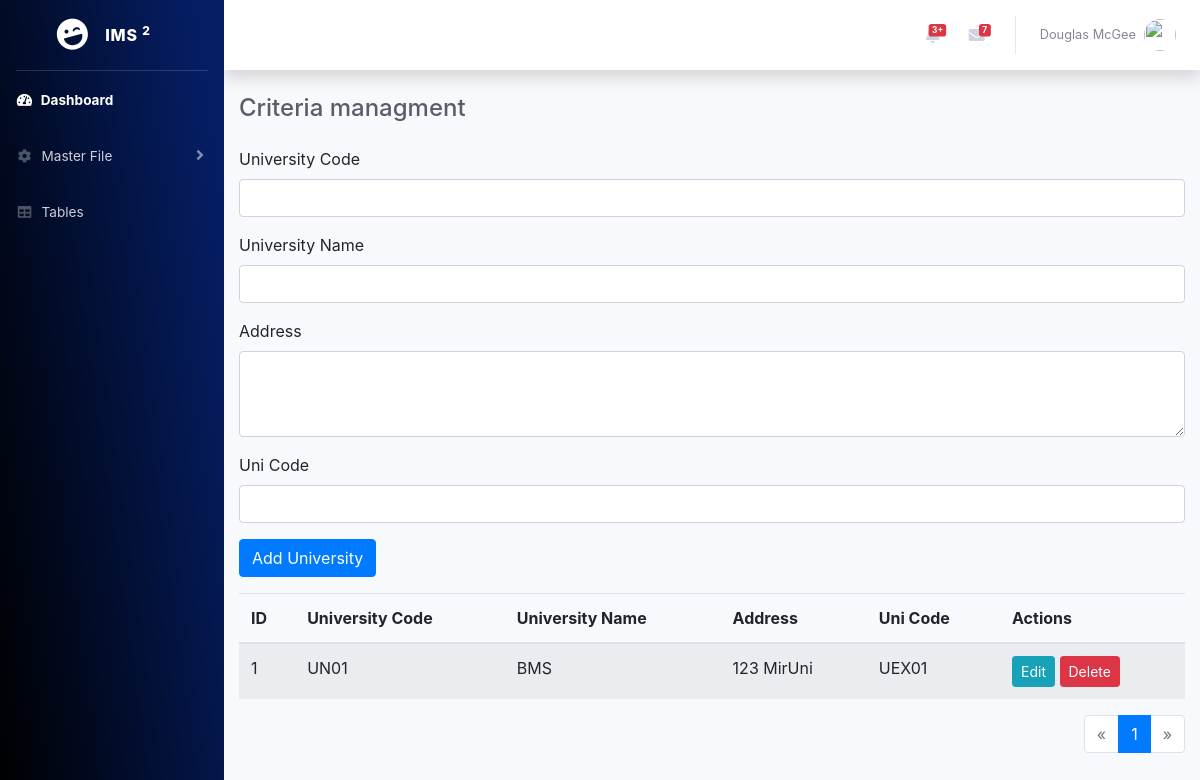
The app's page /create_universities.php, older data.
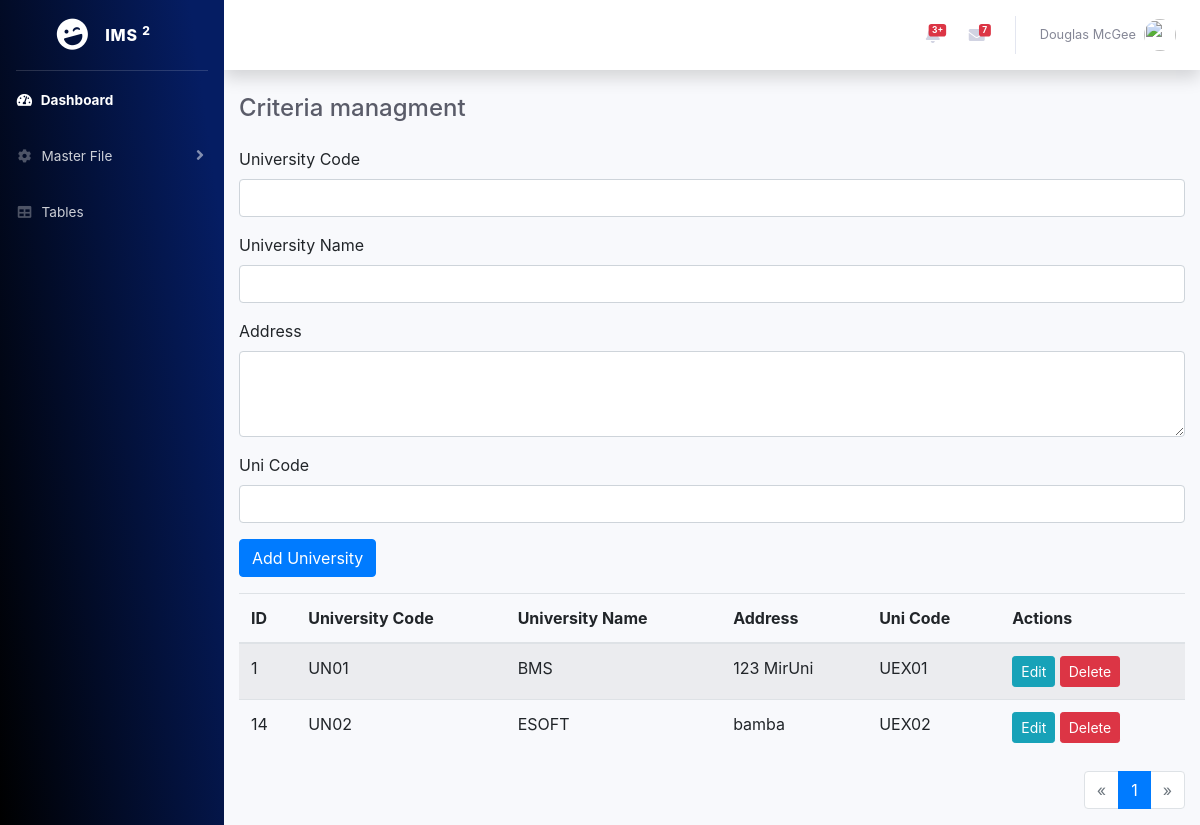
The same page, newer data.
### tables this page shows
CREATE TABLE `universities` (
  `id` int(11) NOT NULL,
  `university_code` varchar(100) NOT NULL,
  `university_name` varchar(255) NOT NULL,
  `address` text DEFAULT NULL,
  `uni_code` varchar(100) DEFAULT NULL,
  `created_at` timestamp NOT NULL DEFAULT current_timestamp()
);

### create_universities.php (the view, shortened to what the changed rows need)
<?php
include("database/connection.php");
include("includes/header.php");
$results_per_page = 5;
$page = isset($_GET['page']) ? (int)$_GET['page'] : 1;
$start = ($page - 1) * $results_per_page;
$sql = "SELECT * FROM universities LIMIT $start, $results_per_page";
$result = $conn->query($sql);
$sql_total = "SELECT COUNT(*) as total FROM universities";
$result_total = $conn->query($sql_total);
$total_rows = $result_total->fetch_assoc()['total'];
$total_pages = ceil($total_rows / $results_per_page);
?>
<div id="wrapper">
    <div id="content-wrapper" class="d-flex flex-column">
        <div id="content">
            <div class="container-fluid">
                <table class="table table-striped">
                    <thead>
                        <tr>
                            <th>ID</th>
                            <th>University Code</th>
                            <th>University Name</th>
                            <th>Address</th>
                            <th>Uni Code</th>
                            <th>Actions</th>
                        </tr>
                    </thead>
                    <tbody>
                        <?php while ($row = $result->fetch_assoc()): ?>
                            <tr>
                                <td><?php echo $row['id']; ?></td>
                                <td><?php echo htmlspecialchars($row['university_code']); ?></td>
                                <td><?php echo htmlspecialchars($row['university_name']); ?></td>
                                <td><?php echo htmlspecialchars($row['address']); ?></td>
                                <td><?php echo htmlspecialchars($row['uni_code']); ?></td>
                                <td>
                                    <button class="btn btn-info btn-sm" data-toggle="modal" data-target="#editModal" data-id="<?php echo $row['id']; ?>" data-university_code="<?php echo htmlspecialchars($row['university_code']); ?>" data-university_name="<?php echo htmlspecialchars($row['university_name']); ?>" data-address="<?php echo htmlspecialchars($row['address']); ?>" data-uni_code="<?php echo htmlspecialchars($row['uni_code']); ?>">Edit</button>
                                    <form action="" method="post" class="d-inline">
                                        <button type="submit" name="delete_university" class="btn btn-danger btn-sm">Delete</button>
                                    </form>
                                </td>
                            </tr>
                        <?php endwhile; ?>
                    </tbody>
                </table>
                <nav aria-label="Page navigation">
                    <ul class="pagination justify-content-end">
                        <?php for ($i = 1; $i <= $total_pages; $i++): ?>
                            <li class="page-item <?php if ($i == $page) echo 'active'; ?>">
                                <a class="page-link" href="?page=<?php echo $i; ?>"><?php echo $i; ?></a>
                            </li>
                        <?php endfor; ?>
                    </ul>
                </nav>
            </div>
        </div>
    </div>
</div>
</body>
</html>

Row changes from the older to the newer data that the page shows:
added universities: id "14", university_code "UN02", university_name "ESOFT", address "bamba", uni_code "UEX02"
